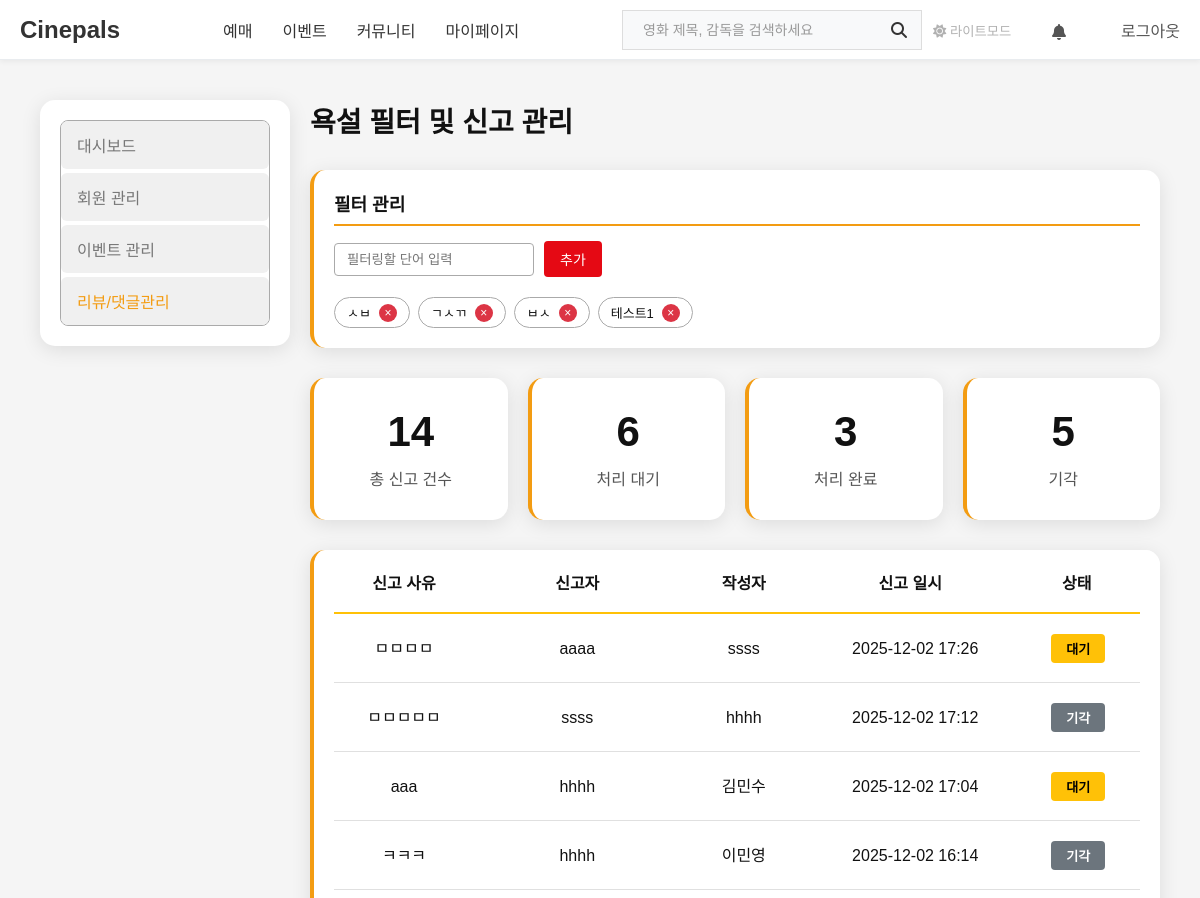
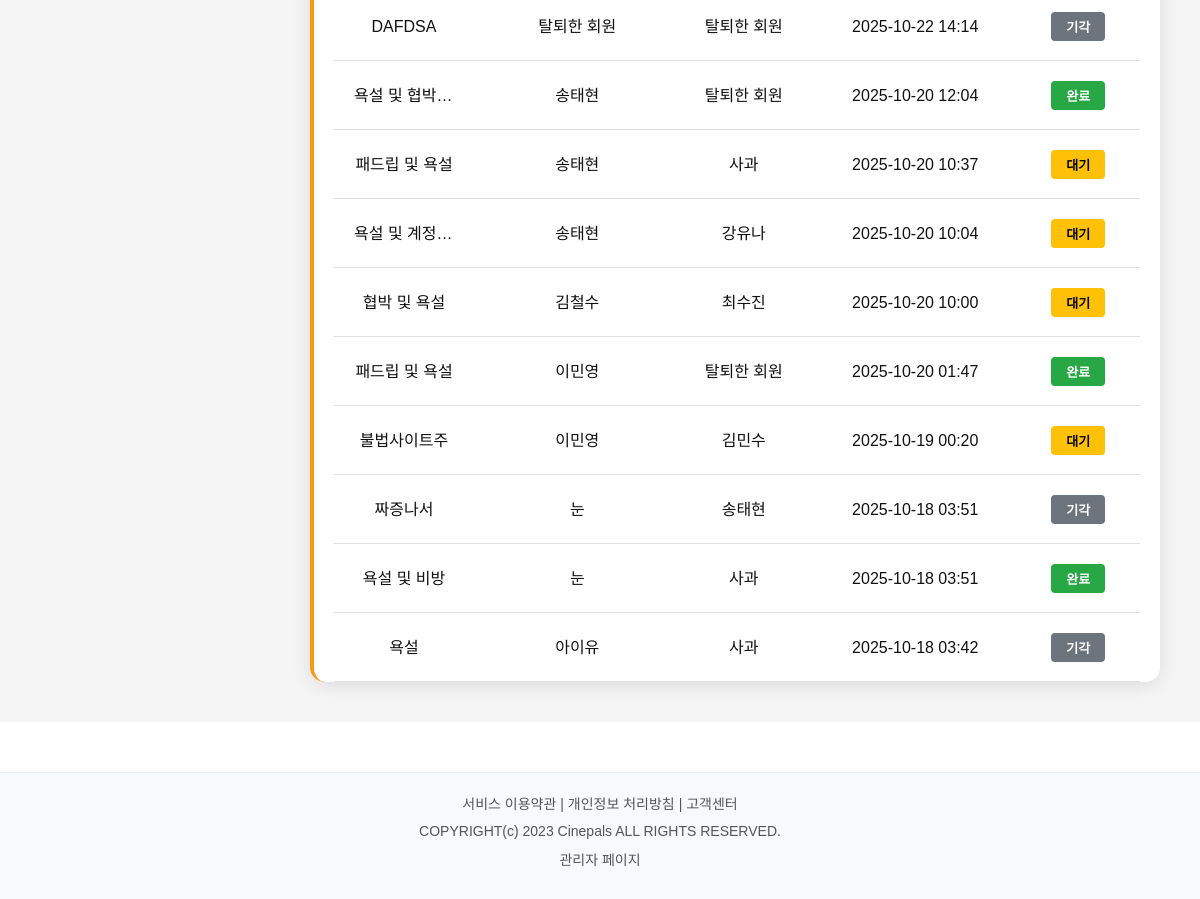
Page /manager_reports.php (signed in) on the committed database (2 pictures, top to bottom).
### tables this page shows
CREATE TABLE `filter_words` (
  `id` int(11) NOT NULL,
  `word` varchar(100) NOT NULL,
  `created_at` timestamp NOT NULL DEFAULT current_timestamp()
);

CREATE TABLE `reports` (
  `report_id` int(11) NOT NULL,
  `post_id` int(11) NOT NULL,
  `reporter_id` int(11) NOT NULL,
  `reason` varchar(100) NOT NULL,
  `post_title` varchar(255) DEFAULT NULL,
  `post_content` text DEFAULT NULL,
  `status` varchar(20) DEFAULT '대기',
  `created_at` datetime DEFAULT current_timestamp()
);

CREATE TABLE `members` (
  `member_id` int(11) NOT NULL,
  `user_id` varchar(15) NOT NULL,
  `password` varchar(255) NOT NULL,
  `name` varchar(50) NOT NULL,
  `nickname` varchar(50) DEFAULT NULL,
  `email` varchar(100) NOT NULL,
  `phone` varchar(20) DEFAULT NULL,
  `birth_date` date DEFAULT NULL,
  `gender` enum('M','F','N') DEFAULT NULL,
  `join_date` datetime DEFAULT current_timestamp(),
  `updated_at` datetime DEFAULT NULL ON UPDATE current_timestamp(),
  `profile_image` varchar(255) DEFAULT NULL,
  `is_admin` tinyint(1) DEFAULT 0,
  `status` enum('active','banned','deleted') DEFAULT 'active',
  `last_login` datetime DEFAULT NULL,
  `bio` text DEFAULT NULL
);

### inc/db.php (called while the page is built, shortened)
<?php
function db_select($query, $params = array())
{
    $con = mysqli_connect("localhost", "root", "", "moviedb");
    $stmt = mysqli_prepare($con, $query);
    if (!empty($params)) {
        $types = str_repeat('s', count($params));
        mysqli_stmt_bind_param($stmt, $types, ...$params);
    }
    mysqli_stmt_execute($stmt);
    $result = mysqli_stmt_get_result($stmt);
    $data = array();
    if ($result) {
        while ($row = mysqli_fetch_assoc($result)) {
            $data[] = $row;
        }
    }
    return $data;
}

### manager_reports.php (the view, shortened to what this page needs)
<?php
require_once("inc/db.php");
$filter_words = db_select("SELECT * FROM filter_words ORDER BY created_at DESC");
$status_filter = isset($_GET['status']) ? $_GET['status'] : 'all';
$where_clause = "";
$reports = db_select("
    SELECT r.*,
           COALESCE(r.post_title, bp.b_title) as b_title,
           COALESCE(r.post_content, bp.b_contents) as b_contents,
           bp.member_id as post_author_id,
           m1.nickname as reporter_name,
           m2.nickname as author_name
    FROM reports r
    LEFT JOIN board_posts bp ON r.post_id = bp.b_idx
    LEFT JOIN members m1 ON r.reporter_id = m1.member_id
    LEFT JOIN members m2 ON bp.member_id = m2.member_id
    $where_clause
    ORDER BY r.created_at DESC
");
$total_reports = 0;
$waiting_reports = 0;
$completed_reports = 0;
$rejected_reports = 0;
$all_reports = db_select("SELECT status FROM reports");
foreach ($all_reports as $report) {
    $total_reports = $total_reports + 1;
    if ($report['status'] == '대기') {
        $waiting_reports = $waiting_reports + 1;
    }
    if ($report['status'] == '완료') {
        $completed_reports = $completed_reports + 1;
    }
    if ($report['status'] == '기각') {
        $rejected_reports = $rejected_reports + 1;
    }
}
?>
<!DOCTYPE html>
<html lang="ko">
<head>
    <link rel="stylesheet" href="css/style.css">
    <link rel="stylesheet" href="https://cdnjs.cloudflare.com/ajax/libs/font-awesome/6.5.1/css/all.min.css">
</head>
<body>
    <?php require_once("inc/header.php"); ?>
    <main class="main_wrapper">
        <div class="admin_container">
            <aside class="side_menu">
                <div class="menu_list">
                    <a href="manager_home.php" class="menu_item home">대시보드</a>
                    <a href="manager_members.php" class="menu_item member">회원 관리</a>
                    <a href="manager_event.php" class="menu_item event">이벤트 관리</a>
                    <a href="#" class="menu_item active">리뷰/댓글관리</a>
                </div>
            </aside>
            <div class="content_area">
                <h2 class="title">욕설 필터 및 신고 관리</h2>
                <div class="filter_section">
                    <h3 class="filter_title">필터 관리</h3>
                    <form method="POST" class="filter_add_form">
                        <input type="text" name="filter_word" class="filter_input" placeholder="필터링할 단어 입력" required>
                        <button type="submit" name="add_filter" class="filter_btn">추가</button>
                    </form>
                    <div class="filter_list">
                        <?php if (!empty($filter_words)): ?>
                            <?php foreach ($filter_words as $word): ?>
                                <div class="filter_word">
                                    <span class="filter_word_text"><?php echo htmlspecialchars($word['word']); ?></span>
                                    <form method="POST" style="display: inline;">
                                        <button type="submit" name="delete_filter" class="filter_delete" onclick="return confirm('정말 삭제하시겠습니까?')">×</button>
                                    </form>
                                </div>
                            <?php endforeach; ?>
                        <?php else: ?>
                            <span style="color: #888;">등록된 필터 단어가 없습니다.</span>
                        <?php endif; ?>
                    </div>
                </div>
                <div class="stats">
                    <div class="stat_box <?php echo $status_filter === 'all' ? 'active' : ''; ?>" onclick="location.href='manager_reports.php?status=all'">
                        <div class="stat_number"><?php echo $total_reports; ?></div>
                        <div class="stat_label">총 신고 건수</div>
                    </div>
                    <div class="stat_box <?php echo $status_filter === 'waiting' ? 'active' : ''; ?>" onclick="location.href='manager_reports.php?status=waiting'">
                        <div class="stat_number"><?php echo $waiting_reports; ?></div>
                        <div class="stat_label">처리 대기</div>
                    </div>
                    <div class="stat_box <?php echo $status_filter === 'completed' ? 'active' : ''; ?>" onclick="location.href='manager_reports.php?status=completed'">
                        <div class="stat_number"><?php echo $completed_reports; ?></div>
                        <div class="stat_label">처리 완료</div>
                    </div>
                    <div class="stat_box <?php echo $status_filter === 'rejected' ? 'active' : ''; ?>" onclick="location.href='manager_reports.php?status=rejected'">
                        <div class="stat_number"><?php echo $rejected_reports; ?></div>
                        <div class="stat_label">기각</div>
                    </div>
                </div>
                <div class="table_wrap">
                    <?php if (count($reports) > 0): ?>
                        <table class="reports_table">
                            <tr>
                                <th>신고 사유</th>
                                <th>신고자</th>
                                <th>작성자</th>
                                <th>신고 일시</th>
                                <th>상태</th>
                            </tr>
                            <?php foreach ($reports as $report): ?>
                                <tr>
                                    <td onclick="openPopup(<?php echo $report['report_id']; ?>, '<?php echo htmlspecialchars(addslashes($report['reason'])); ?>', '<?php echo $report['reporter_name'] ? htmlspecialchars(addslashes($report['reporter_name'])) : '탈퇴한 회원'; ?>', '<?php echo $report['author_name'] ? htmlspecialchars(addslashes($report['author_name'])) : '탈퇴한 회원'; ?>', '<?php echo htmlspecialchars(addslashes($report['b_title'])); ?>', '<?php echo htmlspecialchars(addslashes($report['b_contents'])); ?>', '<?php echo date('Y-m-d H:i', strtotime($report['created_at'])); ?>', '<?php echo $report['status']; ?>', <?php echo $report['post_id']; ?>)">
                                        <?php echo htmlspecialchars($report['reason']); ?>
                                    </td>
                                    <td>
                                        <?php
                                        if ($report['reporter_name'] != '') {
                                            echo htmlspecialchars($report['reporter_name']);
                                        } else {
                                            echo '탈퇴한 회원';
                                        }
                                        ?>
                                    </td>
                                    <td>
                                        <?php
                                        if ($report['author_name'] != '') {
                                            echo htmlspecialchars($report['author_name']);
                                        } else {
                                            echo '탈퇴한 회원';
                                        }
                                        ?>
                                    </td>
                                    <td><?php echo date('Y-m-d H:i', strtotime($report['created_at'])); ?></td>
                                    <td>
                                        <button class="status_btn <?php
                                                                    if ($report['status'] == '완료') {
                                                                        echo 'status_completed';
                                                                    } else if ($report['status'] == '기각') {
                                                                        echo 'status_rejected';
                                                                    } else {
                                                                        echo 'status_waiting';
                                                                    }
                                                                    ?>"
                                            onclick="openPopup(<?php echo $report['report_id']; ?>, '<?php echo htmlspecialchars(addslashes($report['reason'])); ?>', '<?php echo $report['reporter_name'] ? htmlspecialchars(addslashes($report['reporter_name'])) : '탈퇴한 회원'; ?>', '<?php echo $report['author_name'] ? htmlspecialchars(addslashes($report['author_name'])) : '탈퇴한 회원'; ?>', '<?php echo htmlspecialchars(addslashes($report['b_title'])); ?>', '<?php echo htmlspecialchars(addslashes($report['b_contents'])); ?>', '<?php echo date('Y-m-d H:i', strtotime($report['created_at'])); ?>', '<?php echo $report['status']; ?>', <?php echo $report['post_id']; ?>)">
                                            <?php echo $report['status']; ?>
                                        </button>
                                    </td>
                                </tr>
                            <?php endforeach; ?>
                        </table>
                    <?php endif; ?>
                </div>
            </div>
        </div>
    </main>
    <?php require_once("inc/footer.php"); ?>
</body>
</html>

### css/style.css (style rules this page uses)
:root { --primary-bg: #fff; --primary-text: #333; --hover-text: #555; --secondary-bg: #f9f9f9; --input-placeholder: #999; --button-bg: #e5e5e5; --button-icon: #333; --auth-link-hover: #111; --auth-link-default: #555; --footer-text: #555; }
* { margin: 0; padding: 0; box-sizing: border-box; }
body { font-family: "Noto Sans KR", sans-serif; background: var(--primary-bg); color: var(--primary-text); }
a { text-decoration: none; color: inherit; }
.main_wrapper { width: 1200px; margin: 0 auto; padding: 20px; }
@media screen and (max-width: 1200px) { .main_wrapper { width: 100%; padding: 20px; } }
.side_menu { width: 240px; flex-shrink: 0; }
.side_menu .menu_list { display: flex; flex-direction: column; gap: 0.25rem; border: 2px solid #444444; overflow: hidden; }
.side_menu .menu_list .menu_item { padding: 0.75rem 1rem; background: #1a1d24; color: #000; }
.content_area { flex-grow: 1; }
.admin_container { max-width: 1280px; margin: 0 auto; padding: 2.5rem 1rem; display: flex; gap: 2rem; }
.side_menu .menu_list { display: flex; flex-direction: column; gap: 0.25rem; border: 1px solid #2c2f35; border-radius: 8px; overflow: hidden; }
.side_menu .menu_item { padding: 0.75rem 1rem; background: #1a1d24; color: #aaa; }

### css/light-theme.css (style rules this page uses)
:root { --primary-bg: #fff; --primary-text: #333; --secondary-bg: #f8f9fa; --border-color: #e9ecef; }
body { background-color: #fff; color: #333; }
button, .btn { background-color: #f8f9fa; color: #333; border: 1px solid #ced4da; }
table, th, td { border-color: #dee2e6; }
th { background-color: #f8f9fa; color: #495057; }
td { color: #333; }
.side_menu .menu_list .menu_item, .content_area .profile_container, .content_area .info_form, .stats_container .stat_item .stat_label, .content_area .info_form .form_label, .comments_list .comment_item, .content_area .movie_section, .content_area .movie_section .movie_grid p, .content_area .movie_section .movie_grid .movie_card .movie_info .movie_director { background-color: #f0f0f0 !important; color: #777; }
.side_menu .menu_list, .content_area .profile_container, .content_area .info_form { border: 1px solid #aaa !important; }
.content_title, .admin_container .content_area .title { color: #111; }
.events_table th, .events_table td, .reports_table td { border: 0 !important; background-color: #fff !important; color: #111 !important; }
.filter_section { background: white !important; color: #000 !important; border-radius: 15px !important; box-shadow: 0 4px 20px rgba(0,0,0,0.1) !important; border: 0; border-left: 4px solid #f39c12 !important; }
.filter_section .filter_title { color: #111; border-bottom: 2px solid #f39c12; }
.filter_input { background: #fff; color: #111; }
.filter_word, .search_filter, .filter_input { background: #fff !important; color: #111 !important; border: 1px solid #aaa !important; }
.stat_box { background: white !important; border-radius: 15px !important; box-shadow: 0 4px 20px rgba(0,0,0,0.1) !important; border: 0; border-left: 4px solid #f39c12 !important; }
.stat_number { color: #111; }
.stat_label { color: #555; }
.table_wrap { background: white !important; border-radius: 15px !important; box-shadow: 0 4px 20px rgba(0,0,0,0.1) !important; border: 0; border-left: 4px solid #f39c12 !important; }
.reports_table th, .reports_table td { background: #fff; color: #111; border-radius: 15px !important; border: 0; }

### rows in the picture
filter_words: word "ㅅㅂ"
filter_words: word "ㄱㅅㄲ"
filter_words: word "ㅂㅅ"
filter_words: word "테스트1"
reports: reason "ㅁㅁㅁㅁ", members.nickname "aaaa", members.nickname "ssss", created_at "2025-12-02 17:26", status "대기"
reports: reason "ㅁㅁㅁㅁㅁ", members.nickname "ssss", members.nickname "hhhh", created_at "2025-12-02 17:12", status "기각"
reports: reason "aaa", members.nickname "hhhh", members.nickname "김민수", created_at "2025-12-02 17:04", status "대기"
reports: reason "ㅋㅋㅋ", members.nickname "hhhh", members.nickname "이민영", created_at "2025-12-02 16:14", status "기각"
reports: reason "DAFDSA", shows "탈퇴한 회원", created_at "2025-10-22 14:14", status "기각"
reports: reason "욕설 및 협박…", members.nickname "송태현", shows "탈퇴한 회원", created_at "2025-10-20 12:04", status "완료"
reports: reason "패드립 및 욕설", members.nickname "송태현", members.nickname "사과", created_at "2025-10-20 10:37", status "대기"
reports: reason "욕설 및 계정…", members.nickname "송태현", members.nickname "강유나", created_at "2025-10-20 10:04", status "대기"
reports: reason "협박 및 욕설", members.nickname "김철수", members.nickname "최수진", created_at "2025-10-20 10:00", status "대기"
reports: reason "패드립 및 욕설", members.nickname "이민영", shows "탈퇴한 회원", created_at "2025-10-20 01:47", status "완료"
reports: reason "불법사이트주", members.nickname "이민영", members.nickname "김민수", created_at "2025-10-19 00:20", status "대기"
reports: reason "짜증나서", members.nickname "눈", members.nickname "송태현", created_at "2025-10-18 03:51", status "기각"
reports: reason "욕설 및 비방", members.nickname "눈", members.nickname "사과", created_at "2025-10-18 03:51", status "완료"
reports: reason "욕설", members.nickname "아이유", members.nickname "사과", created_at "2025-10-18 03:42", status "기각"

### other values in the picture
$total_reports "14"
$waiting_reports "6"
$completed_reports "3"
$rejected_reports "5"
